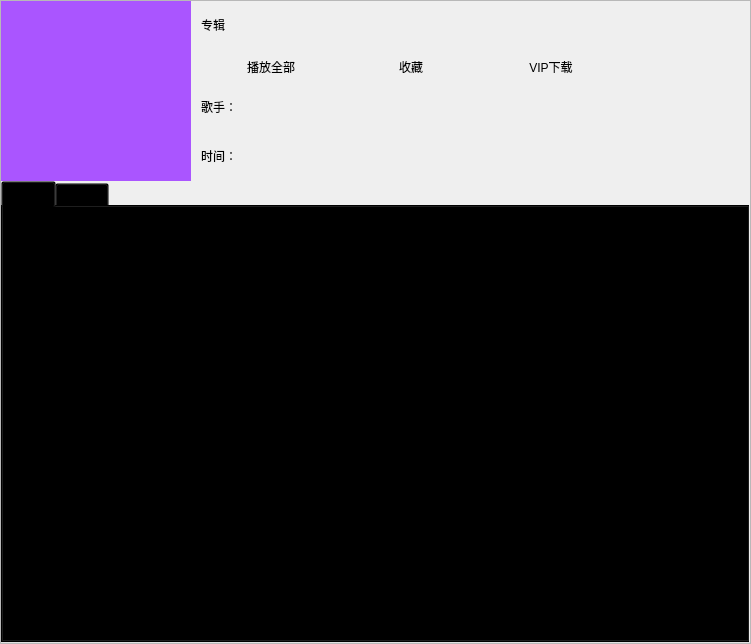
<?xml version="1.0" encoding="UTF-8"?>
<ui version="4.0">
 <class>SoloAlbum</class>
 <widget class="QWidget" name="SoloAlbum">
  <property name="geometry">
   <rect>
    <x>0</x>
    <y>0</y>
    <width>751</width>
    <height>644</height>
   </rect>
  </property>
  <property name="windowTitle">
   <string>Form</string>
  </property>
  <layout class="QGridLayout" name="gridLayout" rowstretch="0">
   <property name="leftMargin">
    <number>0</number>
   </property>
   <property name="topMargin">
    <number>0</number>
   </property>
   <property name="rightMargin">
    <number>0</number>
   </property>
   <property name="bottomMargin">
    <number>0</number>
   </property>
   <property name="spacing">
    <number>0</number>
   </property>
   <item row="0" column="0">
    <widget class="QScrollArea" name="scrollArea">
     <property name="widgetResizable">
      <bool>true</bool>
     </property>
     <widget class="QWidget" name="scrollAreaWidgetContents">
      <property name="geometry">
       <rect>
        <x>0</x>
        <y>0</y>
        <width>749</width>
        <height>642</height>
       </rect>
      </property>
      <property name="sizePolicy">
       <sizepolicy hsizetype="Preferred" vsizetype="Minimum">
        <horstretch>0</horstretch>
        <verstretch>0</verstretch>
       </sizepolicy>
      </property>
      <layout class="QGridLayout" name="gridLayout_3">
       <property name="leftMargin">
        <number>0</number>
       </property>
       <property name="topMargin">
        <number>0</number>
       </property>
       <property name="rightMargin">
        <number>0</number>
       </property>
       <property name="bottomMargin">
        <number>0</number>
       </property>
       <property name="spacing">
        <number>0</number>
       </property>
       <item row="0" column="0">
        <layout class="QHBoxLayout" name="horizontalLayout_5">
         <property name="spacing">
          <number>0</number>
         </property>
         <item>
          <widget class="QLabel" name="lab_AlubPic">
           <property name="minimumSize">
            <size>
             <width>190</width>
             <height>180</height>
            </size>
           </property>
           <property name="maximumSize">
            <size>
             <width>190</width>
             <height>180</height>
            </size>
           </property>
           <property name="styleSheet">
            <string notr="true">background-color: rgb(170, 85, 255);</string>
           </property>
           <property name="text">
            <string/>
           </property>
          </widget>
         </item>
         <item>
          <layout class="QVBoxLayout" name="verticalLayout">
           <property name="spacing">
            <number>0</number>
           </property>
           <item>
            <layout class="QHBoxLayout" name="horizontalLayout_3">
             <property name="leftMargin">
              <number>10</number>
             </property>
             <item>
              <widget class="QLabel" name="label_2">
               <property name="minimumSize">
                <size>
                 <width>35</width>
                 <height>20</height>
                </size>
               </property>
               <property name="maximumSize">
                <size>
                 <width>30</width>
                 <height>20</height>
                </size>
               </property>
               <property name="text">
                <string>专辑</string>
               </property>
              </widget>
             </item>
             <item>
              <widget class="QLabel" name="lab_title">
               <property name="minimumSize">
                <size>
                 <width>0</width>
                 <height>25</height>
                </size>
               </property>
               <property name="maximumSize">
                <size>
                 <width>16777215</width>
                 <height>60</height>
                </size>
               </property>
               <property name="font">
                <font>
                 <pointsize>13</pointsize>
                 <weight>75</weight>
                 <bold>true</bold>
                </font>
               </property>
               <property name="text">
                <string/>
               </property>
              </widget>
             </item>
            </layout>
           </item>
           <item>
            <layout class="QHBoxLayout" name="horizontalLayout_4">
             <property name="leftMargin">
              <number>10</number>
             </property>
             <item>
              <widget class="QPushButton" name="btn_playAll">
               <property name="minimumSize">
                <size>
                 <width>140</width>
                 <height>33</height>
                </size>
               </property>
               <property name="maximumSize">
                <size>
                 <width>140</width>
                 <height>33</height>
                </size>
               </property>
               <property name="styleSheet">
                <string notr="true"> background-color: transparent;
border-radius: 13px !important;;</string>
               </property>
               <property name="text">
                <string>播放全部</string>
               </property>
              </widget>
             </item>
             <item>
              <widget class="QPushButton" name="btn_collect">
               <property name="minimumSize">
                <size>
                 <width>140</width>
                 <height>33</height>
                </size>
               </property>
               <property name="maximumSize">
                <size>
                 <width>140</width>
                 <height>33</height>
                </size>
               </property>
               <property name="styleSheet">
                <string notr="true"> background-color: transparent;
border-radius: 13px !important;;</string>
               </property>
               <property name="text">
                <string>收藏</string>
               </property>
              </widget>
             </item>
             <item>
              <widget class="QPushButton" name="btn_download">
               <property name="minimumSize">
                <size>
                 <width>140</width>
                 <height>33</height>
                </size>
               </property>
               <property name="maximumSize">
                <size>
                 <width>140</width>
                 <height>33</height>
                </size>
               </property>
               <property name="styleSheet">
                <string notr="true"> background-color: transparent;
border-radius: 13px !important;;</string>
               </property>
               <property name="text">
                <string>VIP下载</string>
               </property>
              </widget>
             </item>
             <item>
              <spacer name="horizontalSpacer">
               <property name="orientation">
                <enum>Qt::Horizontal</enum>
               </property>
               <property name="sizeHint" stdset="0">
                <size>
                 <width>40</width>
                 <height>20</height>
                </size>
               </property>
              </spacer>
             </item>
            </layout>
           </item>
           <item>
            <layout class="QHBoxLayout" name="horizontalLayout_2">
             <property name="leftMargin">
              <number>10</number>
             </property>
             <item>
              <widget class="QLabel" name="label_4">
               <property name="minimumSize">
                <size>
                 <width>35</width>
                 <height>20</height>
                </size>
               </property>
               <property name="maximumSize">
                <size>
                 <width>30</width>
                 <height>20</height>
                </size>
               </property>
               <property name="text">
                <string>歌手：</string>
               </property>
              </widget>
             </item>
             <item>
              <widget class="QLabel" name="lab_Artist">
               <property name="text">
                <string/>
               </property>
              </widget>
             </item>
            </layout>
           </item>
           <item>
            <layout class="QHBoxLayout" name="horizontalLayout">
             <property name="leftMargin">
              <number>10</number>
             </property>
             <item>
              <widget class="QLabel" name="label_5">
               <property name="minimumSize">
                <size>
                 <width>35</width>
                 <height>20</height>
                </size>
               </property>
               <property name="maximumSize">
                <size>
                 <width>30</width>
                 <height>20</height>
                </size>
               </property>
               <property name="text">
                <string>时间：</string>
               </property>
              </widget>
             </item>
             <item>
              <widget class="QLabel" name="lab_time">
               <property name="text">
                <string/>
               </property>
              </widget>
             </item>
            </layout>
           </item>
          </layout>
         </item>
        </layout>
       </item>
       <item row="1" column="0">
        <widget class="QTabWidget" name="tabWidget">
         <property name="styleSheet">
          <string notr="true"> background-color: transparent;
</string>
         </property>
         <property name="currentIndex">
          <number>0</number>
         </property>
         <widget class="QWidget" name="tab">
          <attribute name="title">
           <string>Tab 1</string>
          </attribute>
          <layout class="QGridLayout" name="gridLayout_2" rowstretch="0">
           <property name="leftMargin">
            <number>0</number>
           </property>
           <property name="topMargin">
            <number>0</number>
           </property>
           <property name="rightMargin">
            <number>0</number>
           </property>
           <property name="bottomMargin">
            <number>0</number>
           </property>
           <property name="spacing">
            <number>0</number>
           </property>
           <item row="0" column="0">
            <widget class="QTableWidget" name="playlist">
             <property name="styleSheet">
              <string notr="true">  background-color: transparent;</string>
             </property>
            </widget>
           </item>
          </layout>
         </widget>
         <widget class="QWidget" name="tab_2">
          <attribute name="title">
           <string>Tab 2</string>
          </attribute>
          <layout class="QGridLayout" name="gridLayout_4">
           <property name="leftMargin">
            <number>0</number>
           </property>
           <property name="topMargin">
            <number>0</number>
           </property>
           <property name="rightMargin">
            <number>0</number>
           </property>
           <property name="bottomMargin">
            <number>0</number>
           </property>
           <property name="spacing">
            <number>0</number>
           </property>
           <item row="0" column="0">
            <layout class="QVBoxLayout" name="verticalLayout_2">
             <property name="spacing">
              <number>0</number>
             </property>
             <item>
              <widget class="QLabel" name="label_3">
               <property name="minimumSize">
                <size>
                 <width>80</width>
                 <height>40</height>
                </size>
               </property>
               <property name="maximumSize">
                <size>
                 <width>80</width>
                 <height>40</height>
                </size>
               </property>
               <property name="font">
                <font>
                 <pointsize>13</pointsize>
                 <weight>75</weight>
                 <bold>true</bold>
                </font>
               </property>
               <property name="styleSheet">
                <string notr="true">  background-color: transparent;</string>
               </property>
               <property name="text">
                <string>专辑介绍</string>
               </property>
              </widget>
             </item>
             <item>
              <widget class="QLabel" name="lab_Description">
               <property name="font">
                <font>
                 <pointsize>12</pointsize>
                 <weight>50</weight>
                 <bold>false</bold>
                </font>
               </property>
               <property name="styleSheet">
                <string notr="true">background-color: transparent;</string>
               </property>
               <property name="text">
                <string>暂无说明</string>
               </property>
               <property name="alignment">
                <set>Qt::AlignLeading|Qt::AlignLeft|Qt::AlignTop</set>
               </property>
              </widget>
             </item>
            </layout>
           </item>
          </layout>
         </widget>
        </widget>
       </item>
      </layout>
     </widget>
    </widget>
   </item>
  </layout>
 </widget>
 <resources/>
 <connections/>
</ui>
